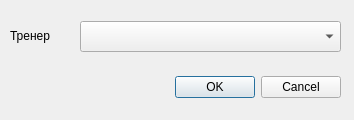
<?xml version="1.0" encoding="UTF-8"?>
<ui version="4.0">
 <class>EditOrganizationsDialog</class>
 <widget class="QDialog" name="EditOrganizationsDialog">
  <property name="geometry">
   <rect>
    <x>0</x>
    <y>0</y>
    <width>354</width>
    <height>120</height>
   </rect>
  </property>
  <property name="windowTitle">
   <string>Dialog</string>
  </property>
  <widget class="QDialogButtonBox" name="buttonBox">
   <property name="geometry">
    <rect>
     <x>0</x>
     <y>71</y>
     <width>341</width>
     <height>32</height>
    </rect>
   </property>
   <property name="orientation">
    <enum>Qt::Horizontal</enum>
   </property>
   <property name="standardButtons">
    <set>QDialogButtonBox::Cancel|QDialogButtonBox::Ok</set>
   </property>
  </widget>
  <widget class="QComboBox" name="comboBox_Coach">
   <property name="geometry">
    <rect>
     <x>80</x>
     <y>21</y>
     <width>261</width>
     <height>31</height>
    </rect>
   </property>
  </widget>
  <widget class="QLabel" name="label">
   <property name="geometry">
    <rect>
     <x>10</x>
     <y>20</y>
     <width>63</width>
     <height>31</height>
    </rect>
   </property>
   <property name="text">
    <string>Тренер</string>
   </property>
  </widget>
 </widget>
 <resources/>
 <connections>
  <connection>
   <sender>buttonBox</sender>
   <signal>accepted()</signal>
   <receiver>EditOrganizationsDialog</receiver>
   <slot>accept()</slot>
   <hints>
    <hint type="sourcelabel">
     <x>248</x>
     <y>254</y>
    </hint>
    <hint type="destinationlabel">
     <x>157</x>
     <y>274</y>
    </hint>
   </hints>
  </connection>
  <connection>
   <sender>buttonBox</sender>
   <signal>rejected()</signal>
   <receiver>EditOrganizationsDialog</receiver>
   <slot>reject()</slot>
   <hints>
    <hint type="sourcelabel">
     <x>316</x>
     <y>260</y>
    </hint>
    <hint type="destinationlabel">
     <x>286</x>
     <y>274</y>
    </hint>
   </hints>
  </connection>
 </connections>
</ui>
